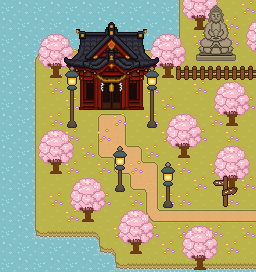

Rendered tile map (Tiled .tmx) drawn with the repository's tilesets; below, a short description and the map source with its tile grids summarised:
An orthogonal 16x17 tile map with 16x16 px tiles, 8 tile layers (Ground, Path, Water, Deco_under, ...), 4 tilesets and 25 objects (shrine_in, plaza4_in_plaza5, shrine_exit, plaza5_enterance_plaza4, plaza5_standing, ...).

<map version="1.10" tiledversion="1.12.2" orientation="orthogonal" renderorder="right-down" width="16" height="17" tilewidth="16" tileheight="16" infinite="0" nextlayerid="12" nextobjectid="27">
 <tileset firstgid="1" source="gg.tsx" />
 <tileset firstgid="257" source="buildings.tsx" />
 <tileset firstgid="1281" source="deco_col.tsx" />
 <tileset firstgid="1537" source="tree.tsx" />
 <layer id="1" name="Ground" width="16" height="17" locked="1">
  <data>[272 cells, 202 non-empty, 9 distinct tile ids]</data>
 </layer>
 <layer id="7" name="Path" width="16" height="17" locked="1">
  <data>[272 cells, 20 non-empty, 10 distinct tile ids]</data>
 </layer>
 <layer id="2" name="Water" width="16" height="17" locked="1">
  <data>[272 cells, 70 non-empty, 2 distinct tile ids]</data>
 </layer>
 <layer id="6" name="Deco_under" width="16" height="17" locked="1">
  <data>[272 cells, 48 non-empty, 1 distinct tile ids]</data>
 </layer>
 <layer id="5" name="TreeBehind" width="16" height="17" locked="1">
  <data>[272 cells, 36 non-empty, 9 distinct tile ids]</data>
 </layer>
 <layer id="3" name="Buildings" width="16" height="17" locked="1">
  <data>[272 cells, 36 non-empty, 36 distinct tile ids]</data>
 </layer>
 <layer id="4" name="Deco_above" width="16" height="17" locked="1">
  <data>[272 cells, 75 non-empty, 26 distinct tile ids]</data>
 </layer>
 <layer id="8" name="Light" width="16" height="17" locked="1">
  <data>[272 cells, 14 non-empty, 7 distinct tile ids]</data>
 </layer>
 <objectgroup id="9" name="Warp" visible="0" locked="1">
  <object id="1" name="shrine_in" x="96" y="112" width="32" height="16">
   <properties>
    <property name="target_map" value="shrine_interior" />
    <property name="target_spawn" value="shrine_enterance" />
   </properties>
  </object>
  <object id="2" name="plaza4_in_plaza5" x="240" y="192" width="16" height="48">
   <properties>
    <property name="target_map" value="plaza4" />
    <property name="target_spawn" value="plaza4_enterance_plaza5" />
   </properties>
  </object>
 </objectgroup>
 <objectgroup id="10" name="Spawn" visible="0" locked="1">
  <object id="3" name="shrine_exit" x="111.5" y="119" />
  <object id="4" name="plaza5_enterance_plaza4" x="224" y="216" />
  <object id="5" name="plaza5_standing" x="55" y="215.5" />
  <object id="6" name="shrine_standing_next" x="183.5" y="86.5" />
  <object id="26" name="shadow_figure_plaza5" x="240" y="32" />
 </objectgroup>
 <objectgroup id="11" name="YSortAnchor" visible="0" locked="1">
  <object id="7" name="light1" x="64" y="64" width="16" height="64">
   <properties>
    <property name="layer" value="Light" />
   </properties>
  </object>
  <object id="8" name="light2" x="144" y="64" width="16" height="64">
   <properties>
    <property name="layer" value="Light" />
   </properties>
  </object>
  <object id="9" name="light3" x="112" y="144" width="16" height="48" />
  <object id="10" name="light4" x="160" y="160" width="16" height="48" />
  <object id="11" name="sign1" x="208" y="176" width="32" height="32">
   <properties>
    <property name="layer" value="Deco_above" />
   </properties>
  </object>
  <object id="12" name="cherryTree1" x="32" y="32" width="48" height="48">
   <properties>
    <property name="layer" value="TreeBehind" />
   </properties>
  </object>
  <object id="13" name="cherryTree2" x="144" y="32" width="48" height="48">
   <properties>
    <property name="layer" value="TreeBehind" />
   </properties>
  </object>
  <object id="14" name="cherryTree3" x="32" y="128" width="48" height="48" />
  <object id="15" name="cherryTree4" x="64" y="176" width="48" height="48" />
  <object id="16" name="cherryTree5" x="112" y="208" width="48" height="48" />
  <object id="17" name="cherryTree6" x="176" y="224" width="48" height="48" />
  <object id="18" name="cherryTree7" x="208" y="144" width="48" height="48">
   <properties>
    <property name="layer" value="TreeBehind" />
   </properties>
  </object>
  <object id="19" name="cherryTree8" x="160" y="112" width="48" height="48" />
  <object id="20" name="cherryTree9" x="208" y="80" width="48" height="48" />
  <object id="21" name="cherryTree10" x="176" y="0" width="48" height="32" />
  <object id="22" name="cherryTree11" x="240" y="16" width="16" height="48" />
  <object id="23" name="Deco1" x="192" y="0" width="48" height="64" />
  <object id="24" name="building1" x="64" y="16" width="96" height="96">
   <properties>
    <property name="layer" value="Buildings" />
   </properties>
  </object>
 </objectgroup>
</map>
